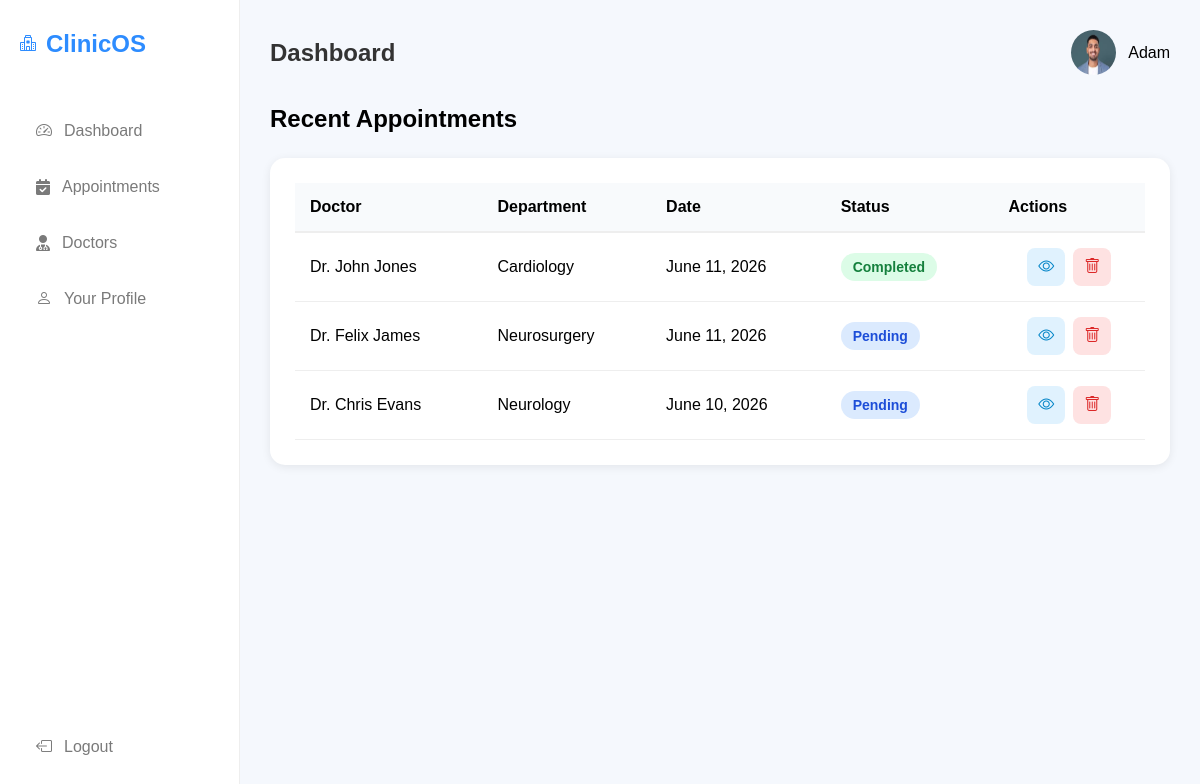
The app's page /patient/ (signed in), older data.
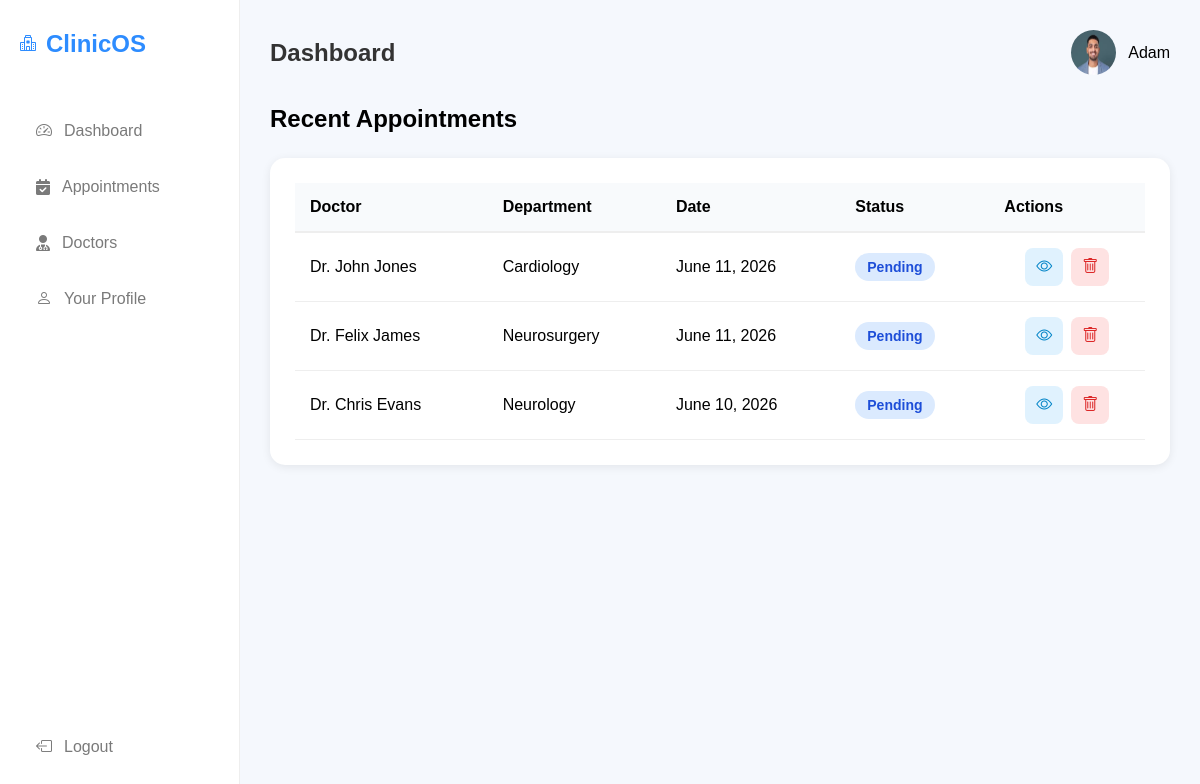
The same page, newer data.
### managementsystem/models.py (models this page shows, shortened)
class Appointment(models.Model):
    doctor = models.ForeignKey(Doctor, on_delete=models.CASCADE)
    patient = models.ForeignKey(Patient, on_delete=models.CASCADE)
    appointment_date = models.DateField(default=timezone.now)
    appointment_time = models.TimeField(null=True,blank=True)
    reason = models.TextField(blank=True)
    STATUS_CHOICES = [('Pending', 'Pending'),('Completed', 'Completed'),]
    status = models.CharField(max_length=20,choices=STATUS_CHOICES,default='Pending')
    notes = models.TextField(blank=True)

class Doctor(models.Model):
    user = models.OneToOneField(CustomUser,on_delete=models.CASCADE)
    phone = models.CharField(max_length=15, blank=True, null=True)
    department = models.CharField(max_length=100)
    education = models.TextField(default='MBBS')
    photo = models.ImageField(upload_to='doctors',default='default/default.png')

class CustomUser(AbstractUser):
    ROLE_CHOICES = (
        ('admin', 'Admin'),
        ('doctor', 'Doctor'),
        ('patient', 'Patient'),
    )
    role = models.CharField(max_length=20, choices=ROLE_CHOICES,default='patient')

### managementsystem/views/patient_views.py (the view)
# urls.py: path('patient/',patient_dashboard,name='patient_dashboard'),
@login_required
def patient_dashboard(request):
    patient = request.user.patient
    appointments = (
        Appointment.objects
        .filter(patient=patient)
        .select_related("doctor")
        .order_by("-appointment_date")
    )
    total_appointments = appointments.count()
    pending_appointments = appointments.filter(status='Pending').count()
    completed_appointments = appointments.filter(status='Completed').count()
    context = {
        'appointments': appointments[:5],  # Latest 5
        'total_appointments': total_appointments,
        'pending_appointments': pending_appointments,
        'completed_appointments': completed_appointments,
    }
    return render(request, 'patient/dashboard.html', context)

### managementsystem/templates/patient/dashboard.html (shortened to what this page needs)
{% extends 'patient/base.html' %}
{% load static %}
{% block header %}Dashboard{% endblock %}
{% block profile %}
<div class="profile">
    <img src="{{ request.user.patient.photo.url }}"
         style="width:45px;height:45px;border-radius:50%;"
         alt="">
    <span>{{ request.user.first_name }}</span>
</div>
{% endblock %}
{% block content %}
<div class="page-header">
    <h2>Recent Appointments</h2>
</div>
<div class="table-card">
    <div class="table-responsive">
    <table>
        <thead>
            <tr>
                <th>Doctor</th>
                <th>Department</th>
                <th>Date</th>
                <th>Status</th>
                <th>Actions</th>
            </tr>
        </thead>
        <tbody>
        {% for appointment in appointments %}
            <tr>
                <td>Dr. {{ appointment.doctor.user.get_full_name}}</td>
                <td>
                    {{ appointment.doctor.department }}
                </td>
                <td>
                    {{ appointment.appointment_date }}
                </td>
                <td>
                            {% if appointment.status == 'Completed' %}
                                <span class="status completed">
                                    Completed
                                </span>
                            {% else %}
                                <span class="status scheduled">
                                    Pending
                                </span>
                            {% endif %}
                </td>
                <td class="text-center">
                    <div class="action-buttons">
                        <a href="{% url 'patient_view_appointment' appointment.id %}"
                           class="view-btn"
                           title="View">
                            <i class="bi bi-eye"></i>
                        </a>
                        <a href="{% url 'delete_appointment' appointment.id %}"
                           class="delete-btn"
                           title="Cancel">
                            <i class="bi bi-trash"></i>
                        </a>
                    </div>
                </td>
            </tr>
        {% empty %}
            <tr>
                <td colspan="5" class="empty-state">
                    No appointments found.
                </td>
            </tr>
        {% endfor %}
        </tbody>
    </table>
    </div>
</div>
{% endblock %}

Row changes from the older to the newer data that the page shows:
changed Appointment "John Jones": status "Completed" → "Pending"
